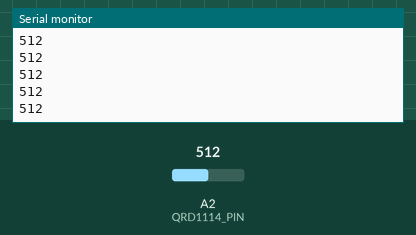
This sketch was run on a simulated Arduino Uno, built with avr-gcc and run on an emulated ATmega328P. Parts: the last lines printed to the serial monitor. Inputs (shaded band) come from the test bench; at power-on: A2 (QRD1114_PIN) = 512.

Above: at 1.2 s.
1.3 s: A2 (QRD1114_PIN) set to 716
At 1.31 s:
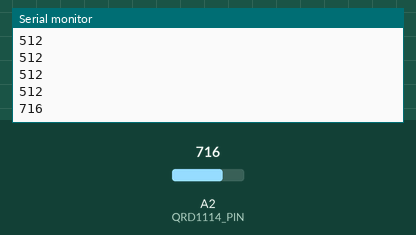
2.8 s: A2 (QRD1114_PIN) set to 900
At 2.81 s:
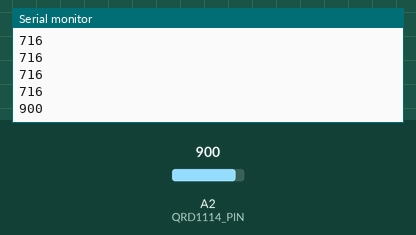
Timing chart, 0 to 5.8 s (numbered marks = the images above; inputs shaded):
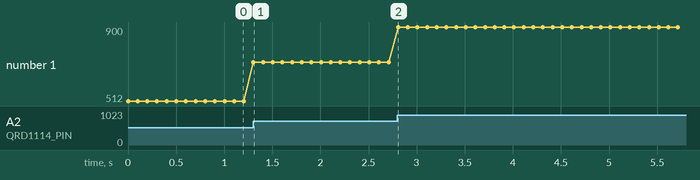

Measured:
- after the input at 1.3 s, the serial monitor: prints a new line at once (image 1)
- after the input at 2.8 s, the serial monitor: prints a new line at once (image 2)
- plotted number 1: 512 → 716 after the input at 1.3 s, 716 → 900 after the input at 2.8 s

The sketch:

qrd_sensor.ino
```cpp
/******************************************************************************
QRD1114_Proximity_Example.ino
Example sketch for SparkFun's QRD1114 Reflectance Proximity Sensor
  (https://www.sparkfun.com/products/246)
Jim Lindblom @ SparkFun Electronics
May 2, 2016

Connect a QRD1114, 330 resistor and 10k resistor as follows:

QRD1114 Pin ---- Arduino ---- Resistors
    1              A0      10k Pull-up to 5V
    2              GND
    3                      330 Resistor to 5V
    4              GND

As an object comes closer to the QRD1114, the voltage on A0 should go down.

Development environment specifics:
Arduino 1.6.7
******************************************************************************/
const int QRD1114_PIN = A2; // Sensor output voltage

void setup()
{
  Serial.begin(9600);
  pinMode(QRD1114_PIN, INPUT);
}

void loop()
{
  // Read in the ADC and convert it to a voltage:
  int proximityADC = analogRead(QRD1114_PIN);
//  float proximityV = (float)proximityADC * 5.0 / 1023.0;
//  Serial.println(proximityV);
  Serial.println(proximityADC);
  delay(100);
}
```
